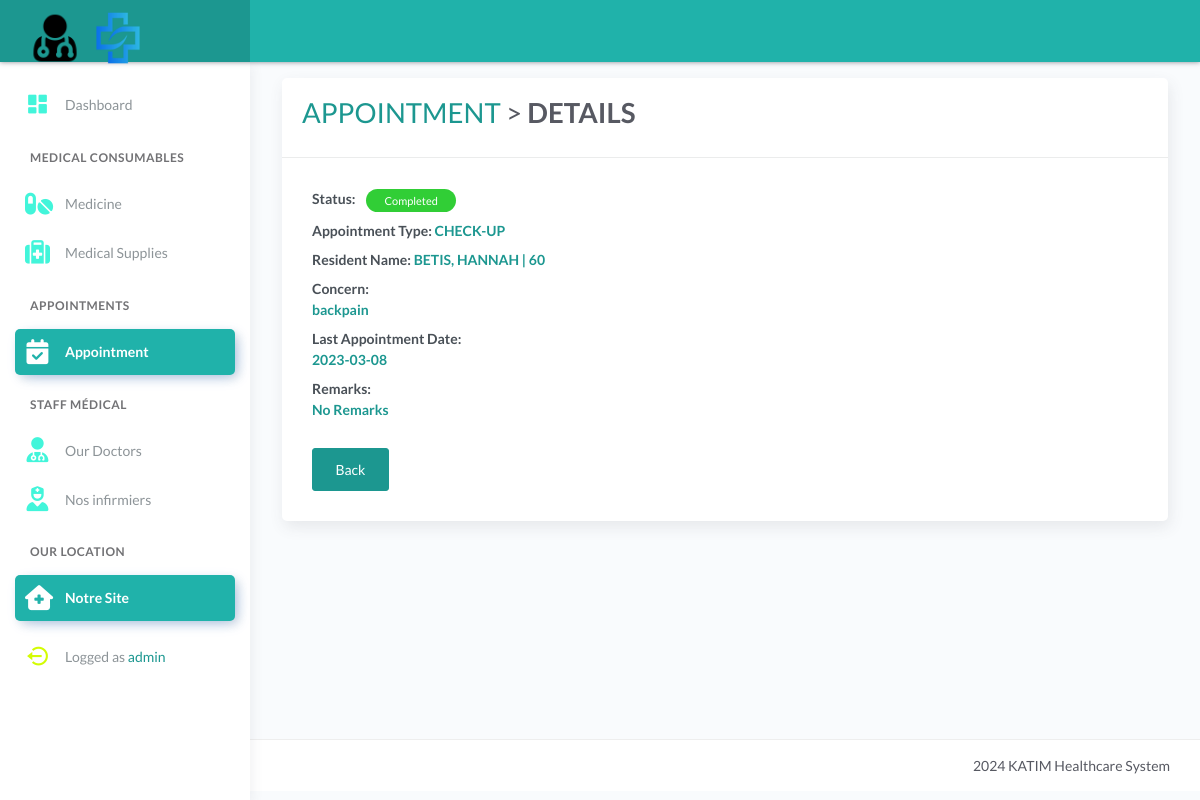
/appointment_detail.php?id=26&tbl=tbl_appointment&page=appointment (signed in), run on the app's committed database.
### tables this page shows
CREATE TABLE `tbl_appointment` (
  `id` int(11) NOT NULL AUTO_INCREMENT,
  `resident_name` varchar(50) DEFAULT NULL,
  `age` int(5) DEFAULT NULL,
  `staff_in_charge` varchar(25) DEFAULT NULL,
  `request_date` date DEFAULT NULL,
  `concern` varchar(500) DEFAULT NULL,
  `appointment_type` varchar(25) DEFAULT NULL,
  `status` varchar(25) DEFAULT NULL,
  `appointment_date` date DEFAULT NULL,
  `remarks` varchar(500) DEFAULT NULL,
  `mobile_no` int(11) DEFAULT NULL,
  PRIMARY KEY (`id`)
);

### appointment_detail.php (the view, shortened to what this page needs)
<?php include 'server/server.php' ?>
<?php
    $id = $_GET["id"];
	$query = "SELECT * FROM tbl_appointment WHERE id='$id'";
    $result = $conn->query($query);
    $appointment = array();
	while($row = $result->fetch_assoc()){
		$appointment[] = $row;
	}
?>
<!DOCTYPE html>
<html lang="en">
<head>
	<?php include 'templates/header.php' ?>
</head>
<body>
	<div class="wrapper">
		<?php include 'templates/main-header.php' ?>
		<?php include 'templates/sidebar.php' ?>
		<div class="main-panel">
			<div class="content">
				<div class="page-inner">
					<div class="row mt--2">
						<div class="col-md-12">
							<div class="card">
								<div class="card-header">
									<div class="card-head-row">
										<div class="card-title">
											<h1>
                                            <a href="appointment.php" class="text-primary">APPOINTMENT</a> > <strong class="text-default">DETAILS</strong></h1>
										</div>
									</div>
								</div>
								<div class="card-body">
                                    <?php foreach($appointment as $row): ?>
                                        <div class="row">
                                            <div class="col-md-6">
                                                <div class="form-group">
                                                    <label>Status:
                                                        <strong class="text-primary ml-2">
                                                            <?php if($row['status']=='scheduled'): ?>
                                                                <span class="badge badge-warning" style="width:90px;">Scheduled</span>
                                                            <?php elseif($row['status']=='active'): ?>
                                                                <span class="badge badge-primary" style="width:90px;">Active</span>
                                                            <?php else: ?>
                                                                <span class="badge badge-success" style="width:90px;">Completed</span>
                                                            <?php endif ?>
                                                        </strong>
                                                    </label><br>
                                                    <label>Appointment Type:
                                                        <strong class="text-primary"><?php echo $row['appointment_type'] ?></strong>
                                                    </label><br>
                                                    <label>Resident Name:
                                                        <strong class="text-primary"><?php echo $row['resident_name']." | ".$row['age'] ?></strong>
                                                    </label><br>
                                                    <label>Concern:<br>
                                                        <strong class="text-primary"><?php echo $row['concern']?$row['concern']: "N/A" ?></strong>
                                                    </label>
                                                    <br>
                                                    <label>Last Appointment Date:<br>
                                                        <strong class="text-primary"><?php echo $row['appointment_date'] ?></strong>
                                                    </label><br>
                                                    <label>Remarks:<br>
                                                        <strong class="text-primary"><?php echo $row['remarks']?$row['remarks']: "No Remarks" ?></strong>
                                                    </label>
                                                </div>
                                                <div class="form-group">
                                                    <a href="appointment.php" class="btn btn-primary">
                                                        Back
                                                    </a>
                                                </div>
                                            </div>
                                            <div class="col-md-6"></div>
                                        </div>
                                    <?php endforeach ?>
								</div>
							</div>
						</div>
					</div>
				</div>
			</div>
			<?php include 'templates/main-footer.php' ?>
		</div>
	</div>
</body>
</html>

### appointment_detail.php (style rules this page uses)
.text-primary, .text-primary a { color: #1c9790 !important; }
.btn-primary, .btn-primary:hover, .btn-primary:focus, .btn-primary:disabled { background: #1c9790 !important; border-color: #1c9790 !important; }

### data on the page
tbl_appointment: status "Completed", appointment_type "CHECK-UP", resident_name "BETIS, HANNAH", age "60", concern "backpain", appointment_date "2023-03-08", remarks "No Remarks"

### other printed values
$_SESSION['username'] "admin"
